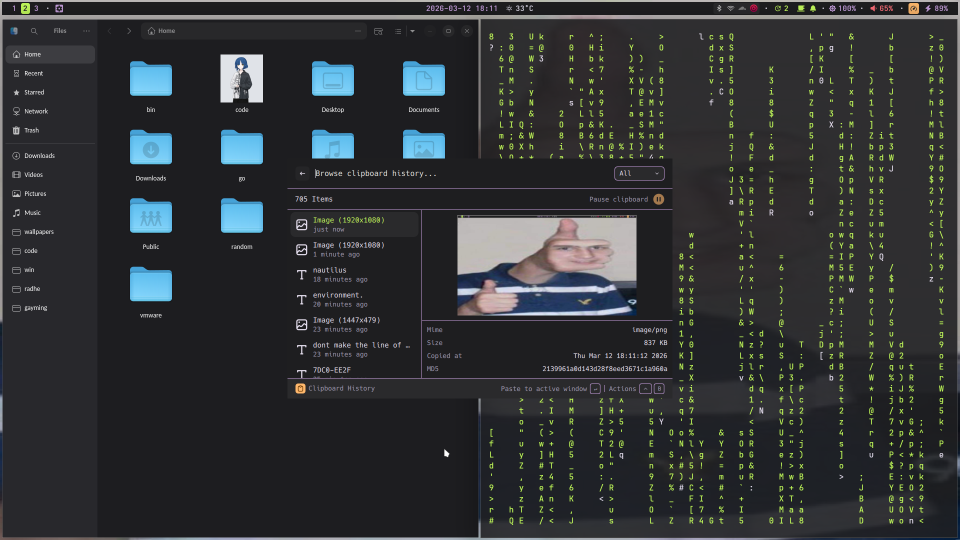
#> input picture assets/image.png, 1920 x 1080 px (shown at 1/2 size)
$ python dither_wallpaper.py ../../../../../../assets/image.png
#> lines starting #> are read from the running program, lines starting #| are printed output that depends on the picture
#!/usr/bin/env python3
"""Create a cached, full-resolution dithered PNG without changing the source."""
import argparse
import hashlib
import json
import os
import re
from pathlib import Path
import tempfile

VERSION = 3
STRENGTHS = {'normal': (24, 1), 'strong': (6, 2), 'intense': (4, 3)}


def convert(source: Path, cache: Path, palette: str = 'original', strength: str = 'strong',
            tint: str = '#4c9cbd') -> Path:
#> called with palette = 'original', strength = 'strong', tint = '#4c9cbd'
    from PIL import Image, ImageOps

    if strength not in STRENGTHS:
        raise ValueError('Unknown strength: ' + strength)
    if not re.fullmatch(r"#[0-9a-fA-F]{6}", tint):
        raise ValueError("Main color must be a six-digit hex color, such as #4c9cbd.")
    tint = tint.lower() if palette == "tint" else ""
    color_count, pixel_size = STRENGTHS[strength]
    source = source.expanduser().resolve(strict=True)
    info = source.stat()
    key = hashlib.sha256(json.dumps([str(source), info.st_size, info.st_mtime_ns,
                                    palette, strength, VERSION, tint]).encode()).hexdigest()
    cache = cache.expanduser().resolve()
    cache.mkdir(parents=True, exist_ok=True)
    output = cache / (key + '.png')
    if output.is_file():
        return output
    with Image.open(source) as raw:
#> raw is the input picture: PIL image 1920x1080 RGBA; mean R, G, B, A 48.3, 50.9, 52.9, 255
        if getattr(raw, 'is_animated', False):
            raise ValueError('Choose a still image; animated wallpapers are kept unchanged.')
        image = ImageOps.exif_transpose(raw).convert('RGB')
    if palette == 'original':
        sample = image.copy()
        sample.thumbnail((512, 512))
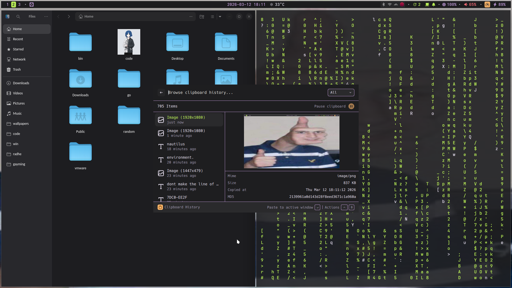
#> sample: PIL image 512x288 RGB; mean R, G, B 48.3, 50.9, 52.9
        colors = sample.quantize(colors=color_count, method=Image.Quantize.MEDIANCUT)
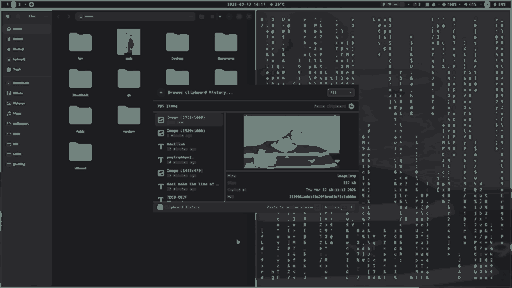
#> colors: PIL image 512x288 P; mean R, G, B 44.9, 46.9, 49
        # An explicit palette enables error diffusion in the working image;
        # quantize(colors=N) alone does not produce this texture.
        entries = colors.getpalette()[:color_count * 3]
#> entries = [114, 131, 126, 48, 48, 51, 42, 42, 45, 32, 33, 36, 29, 29, 32, 26, 27, 30]
    elif palette == 'tint':
        main = tuple(bytes.fromhex(tint[1:]))
        dark = tuple(round(v * 0.06) for v in main)
        light = tuple(round(240 + v * 15 / 255) for v in main)
        # Map luminance through the chosen main color, preserving shading.
        image = ImageOps.colorize(ImageOps.grayscale(image), dark, light, mid=main)
        ramp = ImageOps.colorize(Image.linear_gradient('L'), dark, light, mid=main)
        entries = [v for i in range(color_count)
                   for v in ramp.getpixel((0, round(i * 255 / (color_count - 1))))]
    elif palette == 'teal-orange':
        palette_colors = ('0b191a', '10363d', '135260', '137788',
                                  '05a3b5', '30cccf', '793f32', 'b3694b',
                                  'e59a72', 'ffd2a5', 'fff0d5', 'd0e7df')
        indices = {'normal': range(12), 'strong': (0, 2, 4, 7, 9, 10),
                   'intense': (0, 3, 8, 10)}[strength]
        entries = [v for index in indices for v in bytes.fromhex(palette_colors[index])]
    else:
        raise ValueError('Unknown palette: ' + palette)
    swatch = Image.new('P', (1, 1))
    # Repeat real entries so unused palette slots cannot introduce black.
    swatch.putpalette((entries * (768 // len(entries) + 1))[:768])
    original_size = image.size
#> original_size = (1920, 1080)
    if pixel_size > 1:
        image = image.resize((max(1, (image.width + pixel_size - 1) // pixel_size),
                              max(1, (image.height + pixel_size - 1) // pixel_size)),
                             Image.Resampling.LANCZOS)
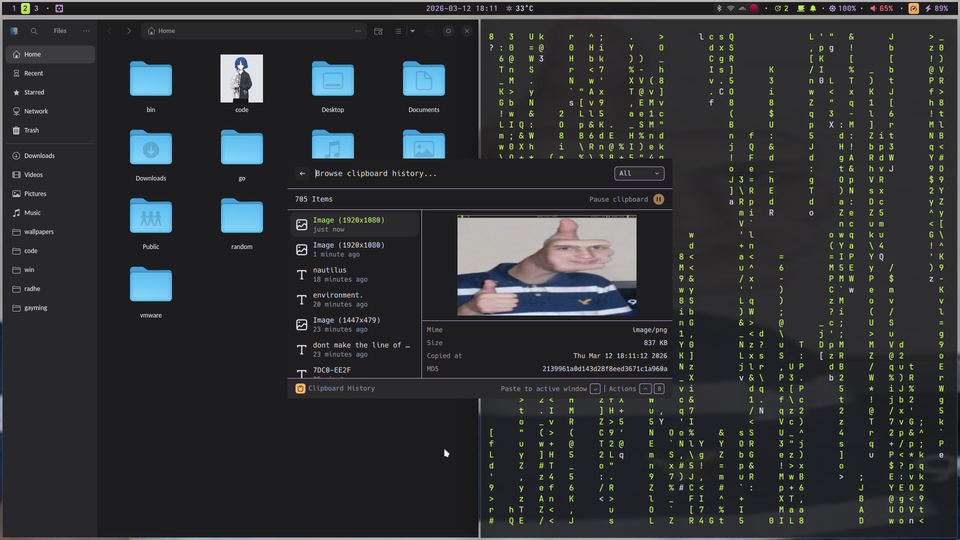
#> image: PIL image 960x540 RGB; mean R, G, B 48.3, 50.9, 52.9
    result = image.quantize(palette=swatch, dither=Image.Dither.FLOYDSTEINBERG)
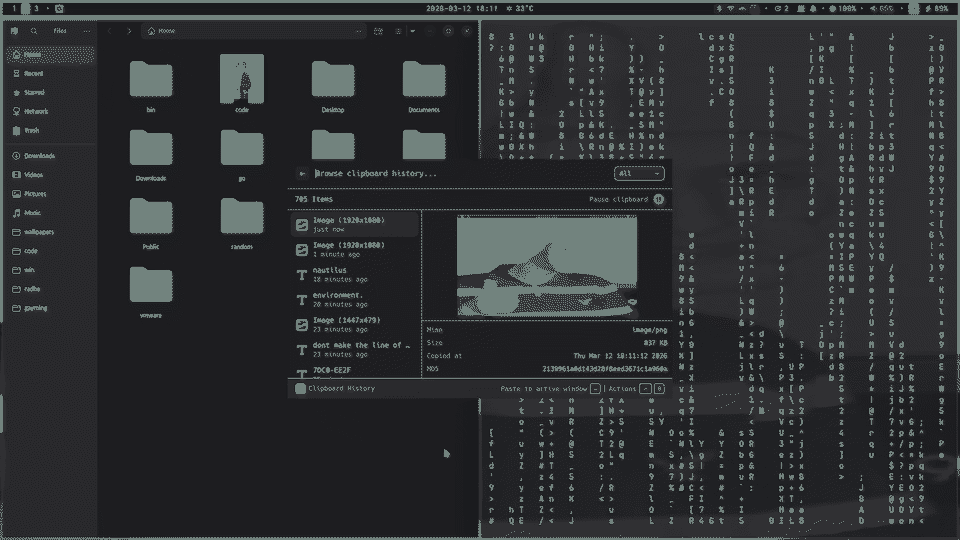
#> result: PIL image 960x540 P; mean R, G, B 46.1, 48.4, 50.4
    if result.size != original_size:
        result = result.resize(original_size, Image.Resampling.NEAREST)
#> result: PIL image 1920x1080 P
    fd, temporary = tempfile.mkstemp(prefix='.dither-', suffix='.png', dir=cache)
    try:
        with os.fdopen(fd, 'wb') as stream:
            result.save(stream, format='PNG', optimize=True)
        os.replace(temporary, output)
    finally:
        Path(temporary).unlink(missing_ok=True)
    return output


def original_swatches(source: Path) -> list[str]:
    """Sample frequent, distinct colors from the unmodified wallpaper."""
    from PIL import Image, ImageOps
    with Image.open(source.expanduser()) as raw:
        image = ImageOps.exif_transpose(raw).convert('RGB')
        image.thumbnail((192, 192))
    indexed = image.quantize(colors=12, method=Image.Quantize.MEDIANCUT)
    palette = indexed.getpalette()
    colors = []
    for _, index in sorted(indexed.getcolors(), reverse=True):
        rgb = tuple(palette[index * 3:index * 3 + 3])
        if all(sum((a-b)**2 for a,b in zip(rgb, old)) >= 32**2 for old in colors):
            colors.append(rgb)
        if len(colors) == 8:
            break
    return ['#%02x%02x%02x' % rgb for rgb in colors]


def main() -> int:
    parser = argparse.ArgumentParser(description=__doc__)
    parser.add_argument('image', type=Path)
    parser.add_argument('--palette', choices=['original', 'teal-orange', 'tint'], default='original')
    parser.add_argument('--swatches', action='store_true')
    parser.add_argument('--tint', default='#4c9cbd')
    parser.add_argument('--strength', choices=list(STRENGTHS), default='strong')
    parser.add_argument('--cache', type=Path, default=Path(os.environ.get(
        'XDG_CACHE_HOME', str(Path.home() / '.cache'))) / 'rebos_shell/dithered')
    args = parser.parse_args()
    try:
        if args.swatches:
            print(json.dumps({'colors': original_swatches(args.image)}))
        else:
            print(json.dumps({'path': str(convert(args.image, args.cache, args.palette, args.strength, args.tint))}))
        return 0
    except Exception as error:
        print(json.dumps({'error': str(error)}))
        return 1


if __name__ == '__main__':
#> (the run stopped early here; a loop or call above may not have finished)
